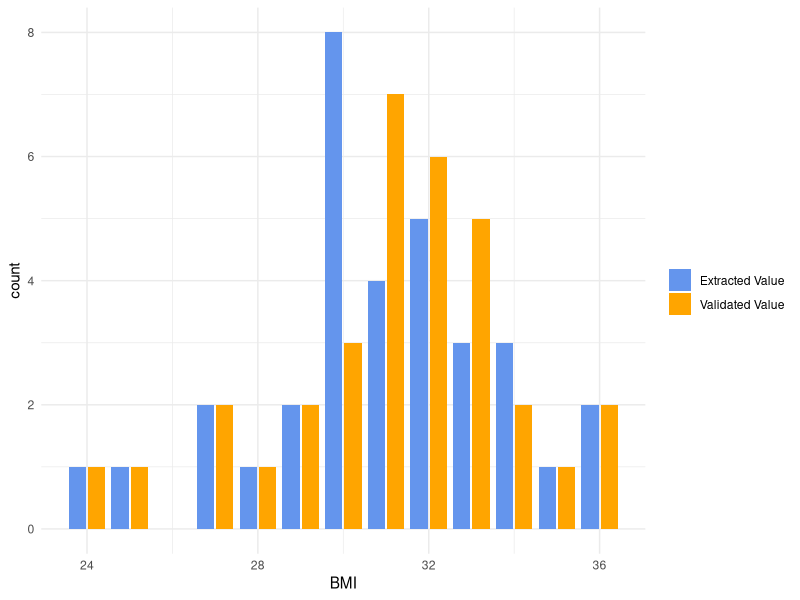

This chart was generated by the following R code:
library(tidyverse)

set.seed(1)

simulate_epic <- function(n_patients = 10, n_visits = 3, start_date = as.Date("2022-01-01"), interval = "3 months") {
  interval_days <- case_when(
    str_detect(interval, "month") ~ as.numeric(str_extract(interval, "\\d+")) * 30,
    str_detect(interval, "week") ~ as.numeric(str_extract(interval, "\\d+")) * 7,
    str_detect(interval, "day") ~ as.numeric(str_extract(interval, "\\d+")),
    TRUE ~ 90
  )
  
  grid <- expand_grid(
    patient_id = seq_len(n_patients),
    visit = seq_len(n_visits)
  ) |>
    mutate(contact_date = start_date + (visit - 1) * interval_days)
  
  bmi <- round(rnorm(nrow(grid), 31, 3), 2)
  sbp <- pmax(90, pmin(200, round(rnorm(nrow(grid), 122, 12))))
  dbp <- pmax(50, pmin(120, round(rnorm(nrow(grid), 76, 9))))
  
  date_range <- seq(as.Date("2019-01-01"), as.Date("2022-12-31"), by = "day")
  dx_hyp <- ifelse(
    sbp >= 130 | dbp >= 80, 
    paste0("Diagnosed Hypertension ", sample(date_range, nrow(grid), replace = TRUE)), 
    NA
  )
  dx_ob <- ifelse(
    bmi >= 30 & runif(nrow(grid)) < 0.6, 
    paste0("Diagnosed Obesity ", sample(date_range, nrow(grid), replace = TRUE)), 
    NA
  )
  
  notes <- trimws(paste(dx_hyp, dx_ob))
  
  tibble(
    patient_id = grid$patient_id,
    contact_date = grid$contact_date,
    body_mass_index = bmi,
    systolic_blood_pressure = sbp,
    diastolic_blood_pressure = dbp,
    notes = if_else(notes == "", NA_character_, notes)
  )
}

simulate_ehr_from_epic <- function(epic_raw,
                                   p_missing = 0.12,
                                   p_exact = 0.75,
                                   bmi_noise_sd = 0.6,
                                   bp_noise_range = -6:6) {
  
  mutate_row <- function(x, p_miss, p_ok, cont_noise_fun) {
    case_when(
      runif(length(x)) < p_miss ~ NA_real_,
      runif(length(x)) < p_ok ~ x,
      TRUE ~ cont_noise_fun(x)
    )
  }
  
  cont_noise_bmi <- function(x) round(x + rnorm(length(x), 0, bmi_noise_sd), 2)
  cont_noise_bp <- function(x) x + sample(bp_noise_range, length(x), replace = TRUE)
  
  epic_raw |>
    mutate(
      patient_id = patient_id,
      contact_date = contact_date,
      body_mass_index = mutate_row(body_mass_index, p_missing, p_exact, cont_noise_bmi),
      systolic_blood_pressure = mutate_row(systolic_blood_pressure, p_missing, p_exact, cont_noise_bp),
      diastolic_blood_pressure = mutate_row(diastolic_blood_pressure, p_missing, p_exact, cont_noise_bp),
      .keep = "none"
    )
}

run_audit <- function(ehr_wide, epic_raw, roadmap) {
  variables <- c("body_mass_index", "systolic_blood_pressure", "diastolic_blood_pressure")
  
  ehr_long <- ehr_wide |>
    pivot_longer(
      cols = all_of(variables),
      names_to = "variable",
      values_to = "extracted_value"
    ) |>
    left_join(roadmap, by = "variable")

  epic_long <- epic_raw |>
    pivot_longer(
      cols = all_of(variables),
      names_to = "variable",
      values_to = "epic_value"
    ) |>
    select(patient_id, contact_date, variable, epic_value, notes)

  audit_base <- ehr_long |>
    left_join(epic_long, by = c("patient_id", "contact_date", "variable")) |>
    mutate(
      extracted_value = if_else(!is.na(extracted_value), round(extracted_value), NA_real_),
      epic_value = if_else(!is.na(epic_value), round(epic_value), NA_real_),
      extracted_missing = is.na(extracted_value),
      epic_missing = is.na(epic_value),
      match_flag = !extracted_missing & !epic_missing & extracted_value == epic_value,
      keyword_found = extracted_missing &
        str_detect(
          str_to_lower(coalesce(notes, "")),
          str_c("\\b", str_to_lower(if_missing_search_for), "\\b")
        )
    )

  audit_base |>
    mutate(
      reviewed_value = case_when(
        !extracted_missing & match_flag ~ extracted_value,
        !extracted_missing & !match_flag & !epic_missing ~ epic_value,
        TRUE ~ NA_real_
      ),
      finding = case_when(
        !extracted_missing & match_flag ~ "Extracted Value Correct",
        !extracted_missing & !match_flag & !epic_missing ~ "Extracted Value Incorrect",
        keyword_found ~ if_missing_search_for,
        TRUE ~ "Not Found"
      )
    ) |>
    select(
      patient_id, contact_date, variable,
      extracted_value, epic_value,
      reviewed_value, finding,
      if_missing_search_for, notes
    )
}
  
epic_raw <- simulate_epic(
  n_patients = 12, 
  n_visits = 3, 
  start_date = as.Date("2022-01-01"), 
  interval = "3 months"
)

ehr_sim <- simulate_ehr_from_epic(
  epic_raw, 
  p_missing = 0.15, 
  p_exact = 0.7, 
  bmi_noise_sd = 0.8, 
  bp_noise_range = -8:8
)

roadmap <- tibble(
  variable = c("body_mass_index", "systolic_blood_pressure", "diastolic_blood_pressure"),
  if_missing_search_for = c("Obesity", "Hypertension", "Hypertension")
)

audit <- run_audit(ehr_sim, epic_raw, roadmap)

audit |> 
  filter(variable == "body_mass_index") |> 
  pivot_longer(cols = c(reviewed_value, extracted_value)) |>
  select(name, value) |>
  ggplot(aes(value, fill = name)) +
  geom_bar(position = position_dodge2(preserve = "single")) + 
  scale_fill_manual(
    values = c("cornflower blue", "orange"),
    labels = c("Extracted Value", "Validated Value")
  ) + 
  theme_minimal() + 
  labs(x = "BMI", fill = "")


